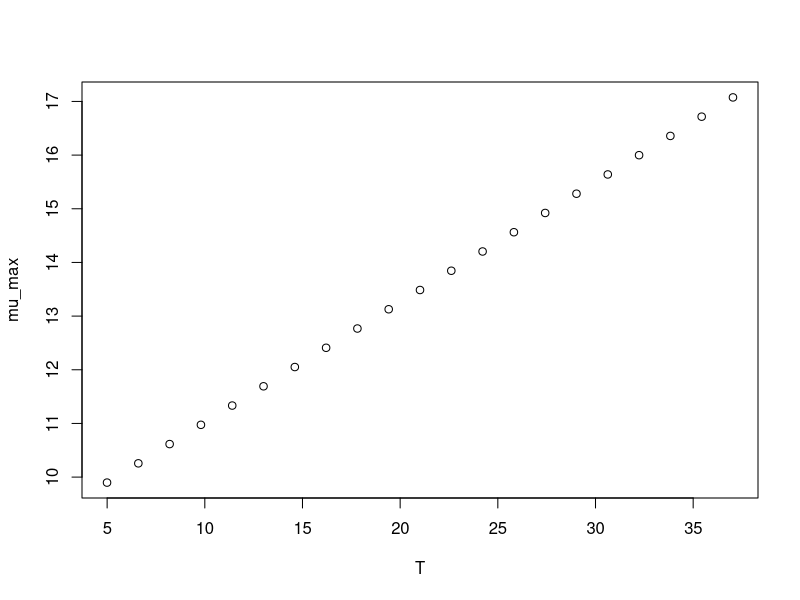

Write the R code that produced this figure.
#############################
# start of Parameter script
#############################
T <- seq(4.995004995005,37.037,length.out=21)
#############################
# end of Parameter script
#############################
############################# 
# start of Model script Gropin ID 1149 
#############################
 
# constant coefficients for this model
 
variables <- data.frame(T)
argumentsPar <- expand.grid(variables)
 
# heart of the model
response_surface <- function(T) {
   mumax <-0.224*(T+39.19)

return(mumax=mumax)
} 

# output parameters
mumax <- cbind(argumentsPar,response_surface(argumentsPar['T']))
colnames(mumax) <- c(colnames(argumentsPar),'mumax')
#############################
# End of Model script
#############################
############################# 
# start of Visualisation script Gropin ID 1149 
#############################
plot(T,mumax$mumax,
                          xlab='T',
                          ylab='mu_max')
#############################
# End of Visualisation script
#############################
